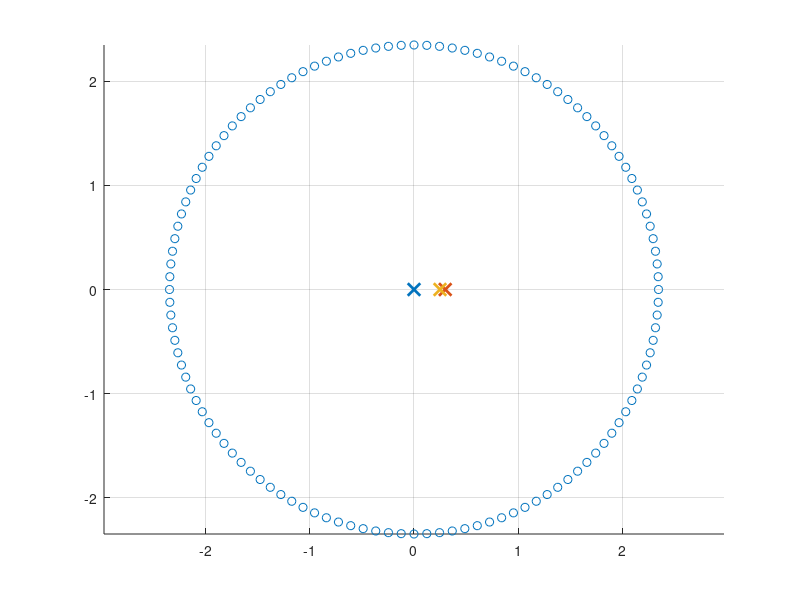

This chart was generated by the following MATLAB code: (Note: this script raises an error after producing the figure.)
clf
close all
%clear

indatafolder = 'Meyer4XPmeasurements_data/';
filenamestart = 'Meyer';
filenameend = '_S01_R01.etx';

filenumbers = [0:120];
nfiles = length(filenumbers);
numberofsampelstoread = 2000;

reloadfiles =1;

nfft = 8192;
%ivfft = 320:1300;
ivfft = 320 + [0:479];  % 480 samples = 10 ms
ivfft = 320 + [0:239];  % 240 samples = 5 ms

plotalsosim = 0;

ivplot = 301:500;
shiftamplp = 0.2;
shiftamp = 0.5;

nfirlp = 101;
freqlpfir = 5000;

%%%%%%%%%%%%%%%%%%%%%%%%%%%%%%%%

if reloadfiles == 0
    disp(' ')
    for ii = 1:nfiles
        II = int2str(filenumbers(ii));
        if round(ii/10)*10 == ii
            disp(['   Loading file: ',II])
        end
        if filenumbers(ii) < 10
            II = ['00',II];
        elseif filenumbers(ii) < 100
            II = ['0',II];
        end
        filename = [indatafolder,filenamestart,II,filenameend];
        [ir,fs] = readetxfile(filename,numberofsampelstoread);
    
        if ii == 1
            allirs = zeros(length(ir),nfiles);
            allirslp = zeros(length(ir),nfiles);
            Blp = fir1(nfirlp,freqlpfir/(fs/2));
        end
        allirs(:,ii) = -ir;
        irf = contwo(-ir,Blp);
        irf = irf(floor(nfirlp/2):end);
        irf = irf(1:length(ir));
        allirslp(:,ii) = irf;
    end
end

%Discrete IR Code
%clf
r = 2.35; %m
xc = 0;   %center x
yc = 0;   %center y

n_meas = 120;

theta = linspace(0,2*pi-((3*pi)/180),n_meas); %if n_meas is 120
%theta = linspace(0,2*pi,n_meas);                %if n_meas is 121
x = r*cos(theta) + xc;
y = r*sin(theta) + yc;

mic_xyz = cat(1, x, y, zeros(1, n_meas));

ES1 = [0.0,0,0];
ES2 = [0.3,0,0];
ES3 = [0.25,0,0];
ES4 = [0.2,0,0];

ES_xyz = cat(1, ES1, ES2, ES3, ES4);
n_source = 3;

figure(2)
scatter(x,y)
hold on
plot(ES1(1),ES1(2), 'x', 'LineWidth', 2, 'MarkerSize', 9);
plot(ES2(1),ES2(2), 'x', 'LineWidth', 2, 'MarkerSize', 9);
plot(ES3(1),ES3(2), 'x', 'LineWidth', 2, 'MarkerSize', 9);
grid
axis equal
hold off

r_ES = EDcalcdist(ES_xyz, mic_xyz.');
r_ES1 = r_ES(1,:);
r_ES2 = r_ES(2,:);
r_ES3 = r_ES(3,:);
r_ES = r_ES(1:3,:);

% Discretization error for impulse responses

% samplemethod = 1 -> round at low fs
% samplemethod = 2 -> round at high fs and decimate
% samplemethod = 3 -> round at low fs but split pulse between two samples

samplemethod = 2;

% Generate discrete-time IRs
% Exact arrival times
cair = 343;

% Approach 1: round to nearest discrete time-sample
fs = 48000;

if samplemethod == 2
    noversamp = 8;
    fs_oversamp = fs*noversamp;
    dt = 1/fs_oversamp;
elseif samplemethod == 1 % Approach 1: round to nearest discrete time-sample
    dt = 1/fs;
elseif samplemethod == 3 
    dt = 1/fs;
end

n_exact = zeros(n_source, n_meas);
n_rounded = zeros(n_source, n_meas);

for i = 1:n_source
    for j = 1:n_meas
        t_ij = r_ES(i,j)/cair;
        n_exact(i,j) = t_ij/dt + 1;
        n_rounded(i,j) = round(t_ij/dt) + 1;
    end
end

irmaxlength = -inf;
for i = 1:n_source
    if max(n_rounded(i,:)) > irmaxlength
        irmaxlength = max(n_rounded(i,:));
    end
end
irmaxlength = irmaxlength+1;

ir = zeros(irmaxlength+500, n_source, n_meas);
nfft = 8192;
F = zeros(nfft,n_source, n_meas);

if samplemethod == 1
    for i = 1:n_source
        for j = 1:n_meas
            ir(n_rounded(i,j),i,j) = 1/r_ES(i,j);   
            F(:,i,j) = fft(ir(:,i,j),nfft);
        end
    end
elseif samplemethod == 2
    c = zeros(ceil((irmaxlength+500)/noversamp), n_source, n_meas);
    for i = 1:n_source
        for j = 1:n_meas
            frac = n_exact(i,j) - floor(n_exact(i,j));
            ir(floor(n_exact(i,j)),i,j) = 1/r_ES(i,j)*(1-frac);
            ir(floor(n_exact(i,j))+1,i,j) = 1/r_ES(i,j)*frac;
            w = ir(:,i,j);
            c(:,i,j) = noversamp*decimate(w,noversamp,1000,'fir');
            F(:,i,j) = fft(c(:,i,j),nfft);
        end
    end
    ir = c;
elseif samplemethod == 3
    for i = 1:n_source
        for j = 1:n_meas
            frac = n_exact(i,j) - floor(n_exact(i,j));
            ir(floor(n_exact(i,j)),i,j) = 1/r_ES(i,j)*(1-frac);
            ir(floor(n_exact(i,j))+1,i,j) = 1/r_ES(i,j)*frac;
            
            F(:,i,j) = fft(ir(:,i,j),nfft);
        end
    end
end

fvec_fft = fs/nfft*[0:nfft/2-1].';

ptot_fromIR = sum(F,[2 3]);
ptot_fromIR = ptot_fromIR(1:nfft/2);
ptot_fromIR = squeeze(ptot_fromIR);

% Truth: FD results

cair = 343;
kvec = 2*pi*fvec_fft/cair;

% Correct answer, in freq. domain
ptot = 0;
for i = 1:n_source
    for j = 1:n_meas
        ptot = ptot + exp(-1i*kvec*r_ES(i,j))/r_ES(i,j);
    end     
end

if samplemethod == 2
    % Correct scale for IR results
    %ptot_fromIR = ptot_fromIR*(1/r1 + 1/r2)/(sum(ir1)+sum(ir2));
    %ptot_fromIR = ptot_fromIR*(sum(1./r1))/(sum(ir, 'all'));
end

xinput = ir;
n_steps = length(xinput);
%h_length = 2e2;
h_length = length(ir);
h_startestimate = zeros(h_length,n_source);
y_step = 120/n_meas;
% youtput = cat(1, allirs(:,1:y_step:120), zeros(3000,n_meas));
youtput = allirslp(:,1:y_step:120);
convfactor = 0.0095; %Best so far for i=0 youtput = allirslp
convfactor = 0.00114;


[q_est,errorhistory] = MC_LMS_Ncoeffs(xinput,youtput,n_source,n_meas,h_length,convfactor,n_steps);
totalerrorhistory = errorhistory(end,:);

i = 20;

while i > 0
    [q_est,errorhistory] = MC_LMS_Ncoeffs(xinput,youtput,n_source,n_meas,h_length,convfactor,n_steps,q_est);
    totalerrorhistory = [totalerrorhistory; errorhistory(end,:)];
    i = i-1;
end
figure(7)
semilogy(abs(totalerrorhistory))
title('errorhist')
grid


% y_est_2_len = contwo(q_est, ir);
% y_est_2 = zeros(length(y_est_2_len), n_meas);
% for i = 1:n_meas
%     for j = 1:n_source
%         y_est_2(:,i) = y_est_2(:,i) + contwo(q_est(:,j), ir(:,j,i));
%     end
% end

y_est_1 = zeros(length(youtput), n_meas);
for ii =1:n_steps
    for kk = 1:n_meas
        for jj = 1:n_source
        
            flippedx = ir(ii:-1:max([1 ii-h_length+1]),jj,kk);
            lengthflippedx = length(flippedx);
            if lengthflippedx < h_length
              flippedx = [flippedx;zeros(h_length-lengthflippedx,1)];
            end
            y_est_1(ii,kk) = y_est_1(ii,kk) + sum(flippedx.*q_est(:,jj));
            
        end
    end
end
nfft = 4096;
fvec = fs/nfft*[0:nfft/2-1];
froutput = fft(youtput(:,1),nfft); 
froutput = froutput(1:nfft/2);
frest = fft(y_est_1(:,1),nfft); 
frest = frest(1:nfft/2);

figure(9)
% plot(lowpass(y_est_1(:,1),7000,48000))
plot(y_est_1(:,1),'-k')
xlim([200 800])
hold on
title('y_{est} vs y_{real}')
plot(youtput(:,1),'--')
legend('y_{est}','y_{real}')

figure(10)
semilogx(fvec,20*log10(abs(froutput)),fvec,20*log10(abs(frest)),'o' )
legend('froutput','frest')
grid

figure(11)
plot(y_est_1)
title('y_{est1}')
% figure(12)
% plot(y_est_2)
% title('y_{est2}')
% xlim([200 600])

figure(12)
plot(y_est_1+0.2*[0:n_meas-1])
xlim([200 600])
figure(13)
plot(youtput + 0.2*[0:n_meas-1])
xlim([200 600])

figure(14)
subplot(4,1,1)
plot(q_est(:,1))
title('q_{est1}')
subplot(4,1,2)
plot(q_est(:,2))
title('q_{est2}')
subplot(4,1,3)
plot(q_est(:,3))
title('q_{est3}')
subplot(4,1,4)
plot(q_est(:,4))
title('q_{est4}')